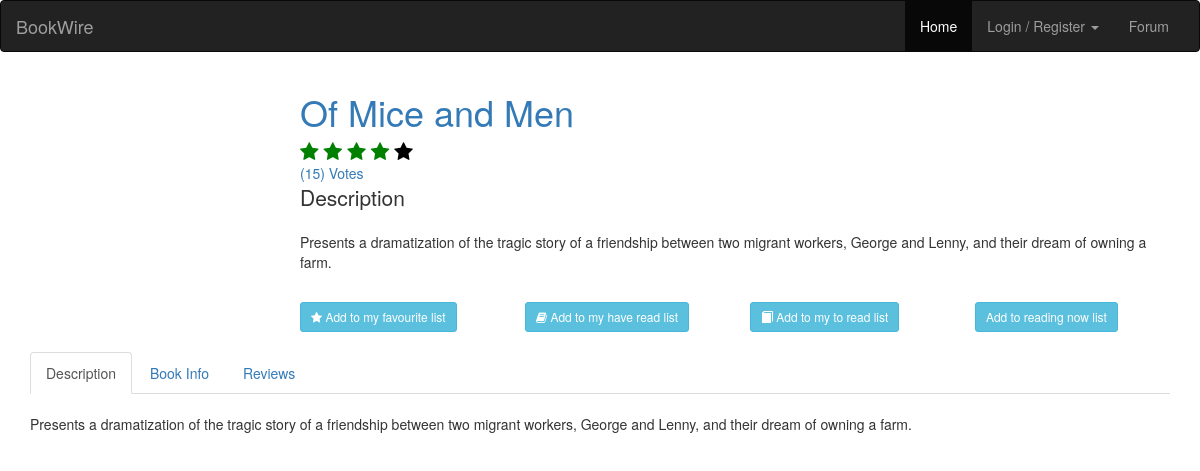
/bookinstance/9780822208389, run on the app's committed database.
### book/models.py (models this page shows, shortened)
class Book(models.Model):
	uid = models.CharField(max_length=64)
	title =  models.CharField(max_length=1024)
	authors = models.CharField(max_length=1024)
	publisher = models.CharField(max_length=1024)
	published_date = models.CharField(max_length=32)
	description = models.CharField(max_length=8192)
	isbn_13 = models.CharField(max_length=32)
	isbn_10 = models.CharField(max_length=32)
	genre = models.CharField(max_length=1024)
	average_rating = models.FloatField()
	ratings_count = models.IntegerField()
	thumbnail = models.CharField(max_length=1024)
	favourites = models.ManyToManyField(User, related_name='favourites')
	readingnow = models.ManyToManyField(User, related_name='readingnow')
	toread = models.ManyToManyField(User, related_name='toread')
	haveread = models.ManyToManyField(User, related_name='haveread')

### book/views.py (the view, shortened to what this page needs)
# urls.py: path('bookinstance/<slug:isbn_13>', views.bookinstance, name='bookinstance'),
@csrf_exempt
def bookinstance(request,isbn_13):
	try:
		book = Book.objects.get(isbn_13=isbn_13)
		reviews = Review.objects.filter(book=book).order_by('-created_at')
	except Book.DoesNotExist:
		return redirect("book:mainpage")
	context = {"book": book, "reviews": reviews}
	return render(request, "bookpage.html", context)

### book/templates/bookpage.html (shortened to what this page needs)
{% extends "account_base.html" %}
{% load staticfiles %}
{% block content %}
<div class="container">
    <div class="row">
        <div class="col-sm-2 hidden-xs">
        </div>
        <div class="col-sm-10" style="padding-left: 90px;">
            <h1><a href="http://www.google.com/search?q={{book.title}}">{{book.title}}</a></h1>
            <div id="book-average-rating"></div>
            <a href="#">({{book.ratings_count}}) Votes</a>
            <div class="p-4">
                <p class="lead font-weight-bold">Description</p>
                <p>{{book.description}}</p>
            </div>
            <br>
            <div class="row">
                <div class="col-xs-6 col-sm-3">
                    {% if in_favourite_Book %}
                    <button type="button" class="btn btn-danger btn-sm" id="favourites" status="True"><i class="fa fa-star"></i> Remove from my favourites list</button>
                    {% else %}
                    <button type="button" class="btn btn-info btn-sm" id="favourites" status="False"><i class="fa fa-star"></i> Add to my favourite list</button>
                    {% endif %}
                </div>
                <div class="col-xs-6 col-sm-3">
                    {% if in_have_read_Book %}
                    <button type="button" class="btn btn-danger btn-sm" id="have-read" status="True"><i class="fa fa-book"></i> Remove from my have read list</button>
                    {% else %}
                    <button type="button" class="btn btn-info btn-sm" id="have-read" status="False"><i class="fa fa-book"></i> Add to my have read list</button>
                    {% endif %}
                </div>
                <div class="col-xs-6 col-sm-3">
                    {% if in_to_read_Book %}
                    <button type="button" class="btn btn-danger btn-sm" id="to-read" status="True"><i class="glyphicon glyphicon-book"></i> Remove from my to read list</button>
                    {% else %}
                    <button type="button" class="btn btn-info btn-sm" id="to-read" status="False"><i class="glyphicon glyphicon-book"></i> Add to my to read list</button>
                    {% endif %}
                </div>
                <div class="col-xs-6 col-sm-3">
                    {% if in_reading_Book %}
                    <button type="button" class="btn btn-danger btn-sm" id="reading-now" status="True"><i class='fas fa-book-open'></i> Remove from my reading now list</button>
                    {% else %}
                    <button type="button" class="btn btn-info btn-sm" id="reading-now" status="False"> Add to reading now list</button>
                    {% endif %}
                </div>
            </div>
        </div>
    </div>
    <br>
    <div class="row">
        <div class="col-md-12">
            <div class="tabbable-panel">
                <div class="tabbable-line">
                    <ul class="nav nav-tabs ">
                        <li class="active">
                            <a href="#tab_default_1" data-toggle="tab">Description</a>
                        </li>
                        <li>
                            <a href="#tab_default_2" data-toggle="tab">Book Info</a>
                        </li>
                        <li>
                            <a href="#tab_default_3" data-toggle="tab">Reviews</a>
                        </li>
                    </ul>
                    <div class="tab-content">
                        <div class="tab-pane active" id="tab_default_1">
                            <br>
                            <p>{{book.description}}</p>
                        </div>
                    </div>
                </div>
            </div>
        </div>
    </div>
</div><br><br>
{% endblock %}

### data on the page
Book: title "Of Mice and Men", ratings_count "15", description "Presents a dramatization of the tragic story of a friendship between two migrant workers, George and Lenny, and their dream of owning a farm."
